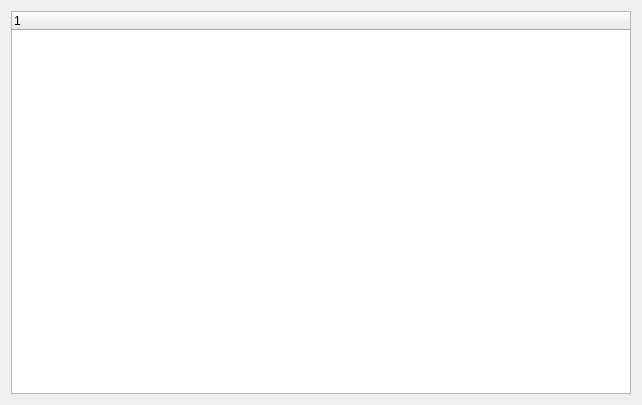
<?xml version="1.0" encoding="UTF-8"?>
<ui version="4.0">
 <class>GraphsChooser</class>
 <widget class="QDialog" name="GraphsChooser">
  <property name="geometry">
   <rect>
    <x>0</x>
    <y>0</y>
    <width>642</width>
    <height>405</height>
   </rect>
  </property>
  <property name="windowTitle">
   <string>Dialog</string>
  </property>
  <layout class="QHBoxLayout" name="horizontalLayout">
   <item>
    <widget class="QTreeWidget" name="treeWidget">
     <column>
      <property name="text">
       <string notr="true">1</string>
      </property>
     </column>
    </widget>
   </item>
  </layout>
 </widget>
 <resources/>
 <connections/>
</ui>
